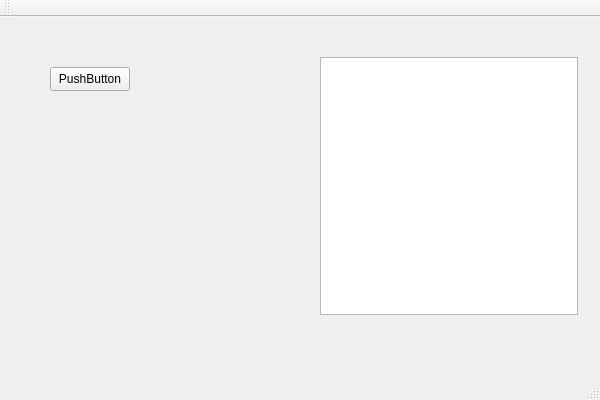
<?xml version="1.0" encoding="UTF-8"?>
<ui version="4.0">
 <class>QtWidgetsApplication1Class</class>
 <widget class="QMainWindow" name="QtWidgetsApplication1Class">
  <property name="geometry">
   <rect>
    <x>0</x>
    <y>0</y>
    <width>600</width>
    <height>400</height>
   </rect>
  </property>
  <property name="windowTitle">
   <string>QtWidgetsApplication1</string>
  </property>
  <widget class="QWidget" name="centralWidget">
   <widget class="QTreeView" name="treeView">
    <property name="geometry">
     <rect>
      <x>320</x>
      <y>40</y>
      <width>258</width>
      <height>258</height>
     </rect>
    </property>
   </widget>
   <widget class="QPushButton" name="pushButton">
    <property name="geometry">
     <rect>
      <x>50</x>
      <y>50</y>
      <width>80</width>
      <height>24</height>
     </rect>
    </property>
    <property name="text">
     <string>PushButton</string>
    </property>
   </widget>
  </widget>
  <widget class="QMenuBar" name="menuBar">
   <property name="geometry">
    <rect>
     <x>0</x>
     <y>0</y>
     <width>600</width>
     <height>21</height>
    </rect>
   </property>
  </widget>
  <widget class="QToolBar" name="mainToolBar">
   <attribute name="toolBarArea">
    <enum>TopToolBarArea</enum>
   </attribute>
   <attribute name="toolBarBreak">
    <bool>false</bool>
   </attribute>
  </widget>
  <widget class="QStatusBar" name="statusBar"/>
 </widget>
 <layoutdefault spacing="6" margin="11"/>
 <resources>
  <include location="QtWidgetsApplication1.qrc"/>
 </resources>
 <connections/>
</ui>
